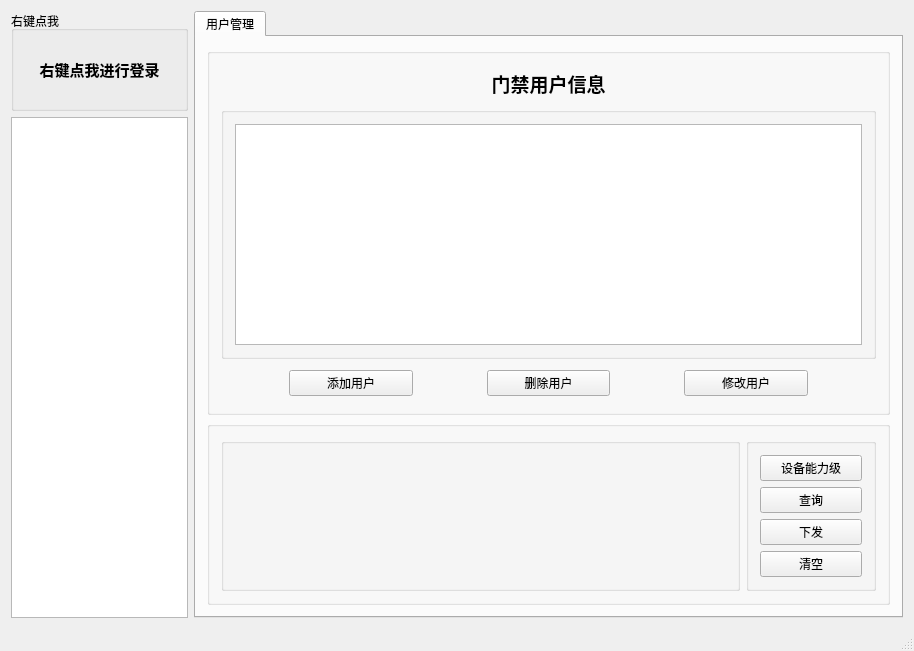
<?xml version="1.0" encoding="UTF-8"?>
<ui version="4.0">
 <class>EntranceGuardClass</class>
 <widget class="QMainWindow" name="EntranceGuardClass">
  <property name="geometry">
   <rect>
    <x>0</x>
    <y>0</y>
    <width>914</width>
    <height>651</height>
   </rect>
  </property>
  <property name="contextMenuPolicy">
   <enum>Qt::NoContextMenu</enum>
  </property>
  <property name="windowTitle">
   <string>EntranceGuard</string>
  </property>
  <property name="autoFillBackground">
   <bool>true</bool>
  </property>
  <widget class="QWidget" name="centralWidget">
   <layout class="QGridLayout" name="gridLayout">
    <item row="0" column="0">
     <layout class="QHBoxLayout" name="horizontalLayout" stretch="1,4">
      <item>
       <layout class="QVBoxLayout" name="verticalLayout_2">
        <item>
         <layout class="QVBoxLayout" name="verticalLayout_3" stretch="1,5">
          <item>
           <widget class="QGroupBox" name="groupBox">
            <property name="title">
             <string>右键点我</string>
            </property>
            <layout class="QGridLayout" name="gridLayout_2">
             <item row="0" column="0">
              <widget class="QLabel" name="m_lblOptInfo">
               <property name="font">
                <font>
                 <family>Arial</family>
                 <pointsize>11</pointsize>
                 <weight>75</weight>
                 <bold>true</bold>
                </font>
               </property>
               <property name="text">
                <string>右键点我进行登录</string>
               </property>
               <property name="alignment">
                <set>Qt::AlignCenter</set>
               </property>
              </widget>
             </item>
            </layout>
           </widget>
          </item>
          <item>
           <widget class="QListView" name="m_listDevInfo"/>
          </item>
         </layout>
        </item>
       </layout>
      </item>
      <item>
       <layout class="QVBoxLayout" name="verticalLayout">
        <item>
         <layout class="QVBoxLayout" name="verticalLayout_4">
          <item>
           <widget class="QTabWidget" name="tabWidget">
            <property name="currentIndex">
             <number>0</number>
            </property>
            <widget class="QWidget" name="m_tabUserManage">
             <attribute name="title">
              <string>用户管理</string>
             </attribute>
             <layout class="QGridLayout" name="gridLayout_3">
              <item row="0" column="0">
               <layout class="QVBoxLayout" name="verticalLayout_5" stretch="5,2">
                <item>
                 <layout class="QHBoxLayout" name="horizontalLayout_2">
                  <item>
                   <widget class="QGroupBox" name="groupBox_2">
                    <property name="title">
                     <string/>
                    </property>
                    <layout class="QGridLayout" name="gridLayout_4">
                     <item row="0" column="0">
                      <layout class="QVBoxLayout" name="verticalLayout_7" stretch="1,7,1">
                       <item>
                        <widget class="QLabel" name="label">
                         <property name="font">
                          <font>
                           <family>Arial</family>
                           <pointsize>14</pointsize>
                           <weight>75</weight>
                           <bold>true</bold>
                          </font>
                         </property>
                         <property name="text">
                          <string>门禁用户信息</string>
                         </property>
                         <property name="alignment">
                          <set>Qt::AlignCenter</set>
                         </property>
                        </widget>
                       </item>
                       <item>
                        <widget class="QGroupBox" name="groupBox_6">
                         <property name="title">
                          <string/>
                         </property>
                         <layout class="QGridLayout" name="gridLayout_8">
                          <item row="0" column="0">
                           <layout class="QVBoxLayout" name="verticalLayout_10">
                            <item>
                             <widget class="QTableView" name="m_tbUserInfo"/>
                            </item>
                           </layout>
                          </item>
                         </layout>
                        </widget>
                       </item>
                       <item>
                        <layout class="QHBoxLayout" name="horizontalLayout_3" stretch="1,2,1,2,1,2,1">
                         <item>
                          <widget class="QLabel" name="label_2">
                           <property name="text">
                            <string/>
                           </property>
                          </widget>
                         </item>
                         <item>
                          <widget class="QPushButton" name="m_btnAddUser">
                           <property name="text">
                            <string>添加用户</string>
                           </property>
                          </widget>
                         </item>
                         <item>
                          <widget class="QLabel" name="label_3">
                           <property name="text">
                            <string/>
                           </property>
                          </widget>
                         </item>
                         <item>
                          <widget class="QPushButton" name="m_btnDelUser">
                           <property name="text">
                            <string>删除用户</string>
                           </property>
                          </widget>
                         </item>
                         <item>
                          <widget class="QLabel" name="label_4">
                           <property name="text">
                            <string/>
                           </property>
                          </widget>
                         </item>
                         <item>
                          <widget class="QPushButton" name="m_btnModifUser">
                           <property name="text">
                            <string>修改用户</string>
                           </property>
                          </widget>
                         </item>
                         <item>
                          <widget class="QLabel" name="label_5">
                           <property name="text">
                            <string/>
                           </property>
                          </widget>
                         </item>
                        </layout>
                       </item>
                      </layout>
                     </item>
                    </layout>
                   </widget>
                  </item>
                 </layout>
                </item>
                <item>
                 <layout class="QVBoxLayout" name="verticalLayout_6">
                  <item>
                   <widget class="QGroupBox" name="groupBox_3">
                    <property name="title">
                     <string/>
                    </property>
                    <layout class="QGridLayout" name="gridLayout_5">
                     <item row="0" column="0">
                      <layout class="QHBoxLayout" name="horizontalLayout_4" stretch="4,1">
                       <item>
                        <layout class="QVBoxLayout" name="verticalLayout_8">
                         <item>
                          <widget class="QGroupBox" name="groupBox_5">
                           <property name="title">
                            <string/>
                           </property>
                          </widget>
                         </item>
                        </layout>
                       </item>
                       <item>
                        <layout class="QGridLayout" name="gridLayout_6">
                         <item row="0" column="0">
                          <widget class="QGroupBox" name="groupBox_4">
                           <property name="title">
                            <string/>
                           </property>
                           <layout class="QGridLayout" name="gridLayout_7">
                            <item row="0" column="0">
                             <layout class="QVBoxLayout" name="verticalLayout_9">
                              <item>
                               <widget class="QPushButton" name="m_btnDevAblity">
                                <property name="text">
                                 <string>设备能力级</string>
                                </property>
                               </widget>
                              </item>
                              <item>
                               <widget class="QPushButton" name="m_btnSelect">
                                <property name="text">
                                 <string>查询</string>
                                </property>
                               </widget>
                              </item>
                              <item>
                               <widget class="QPushButton" name="m_btnSend">
                                <property name="text">
                                 <string>下发</string>
                                </property>
                               </widget>
                              </item>
                              <item>
                               <widget class="QPushButton" name="m_btnDelAllUser">
                                <property name="text">
                                 <string>清空</string>
                                </property>
                               </widget>
                              </item>
                             </layout>
                            </item>
                           </layout>
                          </widget>
                         </item>
                        </layout>
                       </item>
                      </layout>
                     </item>
                    </layout>
                   </widget>
                  </item>
                 </layout>
                </item>
               </layout>
              </item>
             </layout>
            </widget>
           </widget>
          </item>
         </layout>
        </item>
       </layout>
      </item>
     </layout>
    </item>
   </layout>
  </widget>
  <widget class="QStatusBar" name="statusBar"/>
 </widget>
 <layoutdefault spacing="6" margin="11"/>
 <resources>
  <include location="EntranceGuard.qrc"/>
 </resources>
 <connections/>
</ui>
